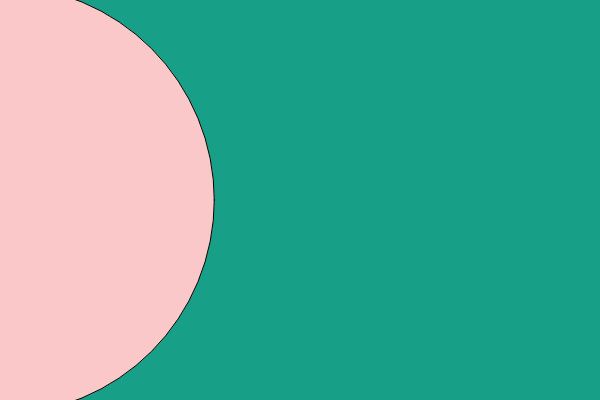
Frame 1 (no input)
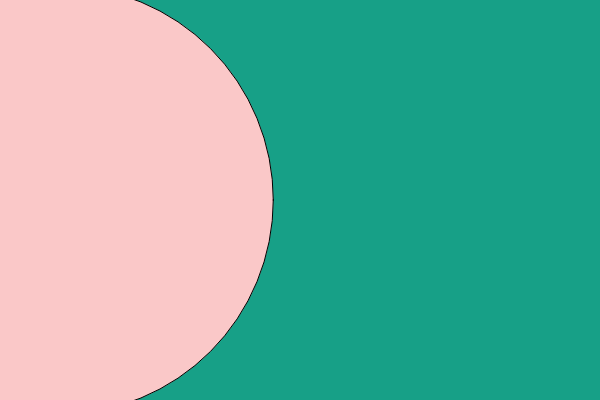
Frame 60 (no input)
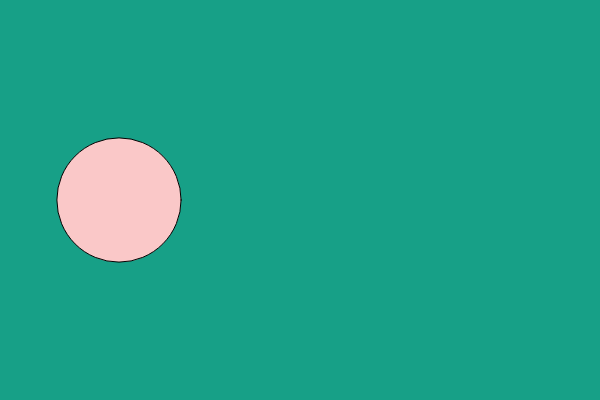
Frame 120 (the mouse pressed at the canvas centre since frame 60)

The p5.js sketch that drew these frames (run headless with seeded random() and noise() and a simulated clock; from frame 60 on, the mouse is pressed at the canvas centre):

// p5.js sketch
// ── sketch.js
//Written by Sean, Driven by Hassan

var x = 0;
var y = 200;
var diameter = 0; 
var r = 23;
var g = 160;
var b = 135;

function setup() {
  createCanvas(600, 400);  
diameter = random(0, 600)
    
}

function draw() {
    
  // background
  background(r, g, b);
  // ellipse
  fill(250, 200, 200);
  ellipse(x, y, diameter, diameter);
  
  x = x + 1;
}

// Mouse Press changes Ellipse diameter to random size. 
function mousePressed() {
diameter = random(0, 600)
}
